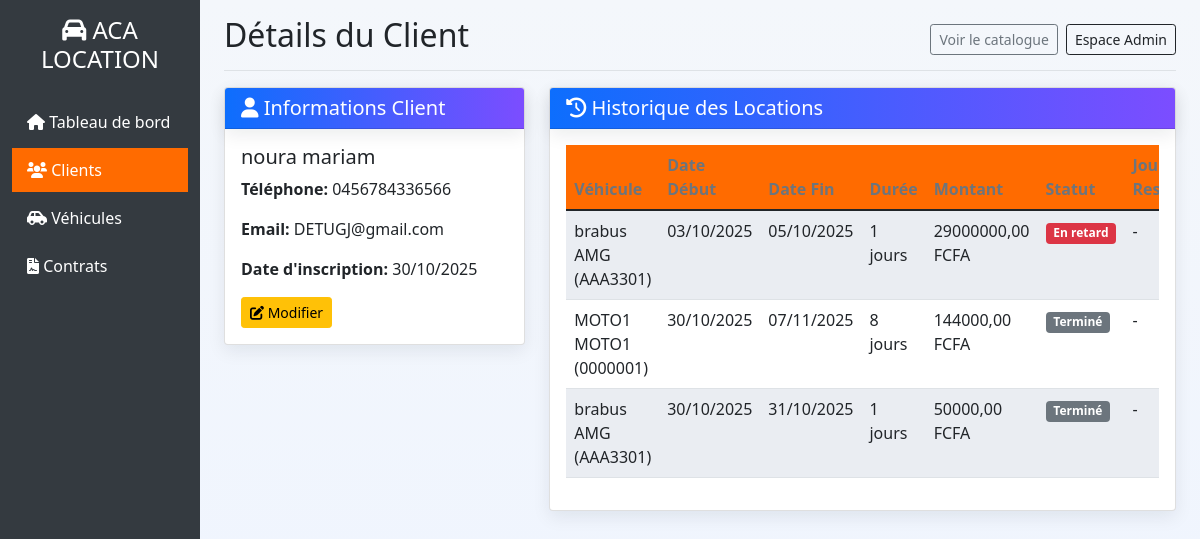
The page /client/detail/3/ on the database its author committed.
### gestion/models.py (models this page shows, shortened)
class Client(models.Model):
    nom = models.CharField(max_length=100)
    prenom = models.CharField(max_length=100)
    telephone = models.CharField(max_length=20)
    email = models.EmailField(blank=True, null=True)
    date_creation = models.DateTimeField(auto_now_add=True)
    def historique_contrats(self):
        return self.contrat_set.all().order_by('-date_creation')
    class Meta:
        verbose_name = "Client"
        verbose_name_plural = "Clients"

class Contrat(models.Model):
    STATUT_CHOICES = [
        ('actif', 'Actif'),
        ('termine', 'Terminé'),
        ('en_retard', 'En retard'),
        ('rompu', 'Rompu'),
    ]
    MODE_PAIEMENT = [
        ('carte', 'Carte bancaire'),
        ('virement', 'Virement'),
        ('especes', 'Espèces'),
        ('cheque', 'Chèque'),
        ('mobile', 'Paiement mobile'),
    ]
    client = models.ForeignKey(Client, on_delete=models.CASCADE)
    vehicule = models.ForeignKey(Vehicule, on_delete=models.CASCADE)
    date_creation = models.DateTimeField(auto_now_add=True)
    date_debut = models.DateField()
    date_fin = models.DateField(blank=True, null=True)
    nb_jours = models.IntegerField(validators=[MinValueValidator(1)])
    montant_total = models.DecimalField(max_digits=10, decimal_places=2, blank=True, null=True)
    statut = models.CharField(max_length=20, choices=STATUT_CHOICES, default='actif')
    mode_paiement = models.CharField(max_length=20, choices=MODE_PAIEMENT, default='especes')
    details_paiement = models.JSONField(blank=True, null=True)
    class Meta:
        verbose_name = "Contrat"
        verbose_name_plural = "Contrats"

class Vehicule(models.Model):
    TYPE_VEHICULE = [
        ('voiture', 'Voiture'),
        ('moto', 'Moto'),
    ]
    type_vehicule = models.CharField(max_length=20, choices=TYPE_VEHICULE)
    marque = models.CharField(max_length=100)
    modele = models.CharField(max_length=100)
    annee = models.IntegerField()
    immatriculation = models.CharField(max_length=20, unique=True)
    prix_journalier = models.DecimalField(max_digits=10, decimal_places=2, validators=[MinValueValidator(0)])
    cylindree = models.IntegerField(blank=True, null=True)
    nombre_portes = models.IntegerField(blank=True, null=True)
    disponible = models.BooleanField(default=True)
    image = models.ImageField(upload_to='vehicules/', blank=True, null=True)
    date_ajout = models.DateTimeField(auto_now_add=True)
    def __str__(self):
        return f"{self.marque} {self.modele} ({self.immatriculation})"
    class Meta:
        verbose_name = "Véhicule"
        verbose_name_plural = "Véhicules"
        ordering = ['-date_ajout']
    class Meta:
        verbose_name = "Véhicule"
        verbose_name_plural = "Véhicules"

### gestion/views.py (the view)
# urls.py: path('client/detail/<int:id>/', views.detail_client, name='detail_client'),
def detail_client(request, id):
    client = get_object_or_404(Client, id=id)
    contrats = client.historique_contrats()
    return render(request, 'gestion/client/details.html', {'client': client, 'contrats': contrats})

### gestion/templates/gestion/client/details.html
{% extends 'gestion/base.html' %}
{% block page_title %}Détails du Client{% endblock %}
{% block content %}
<div class="row">
    <div class="col-md-4">
        <div class="card">
            <div class="card-header bg-primary-custom text-white">
                <h5 class="mb-0"><i class="fas fa-user"></i> Informations Client</h5>
            </div>
            <div class="card-body">
                <h5>{{ client.prenom }} {{ client.nom }}</h5>
                <p><strong>Téléphone:</strong> {{ client.telephone }}</p>
                <p><strong>Email:</strong> {{ client.email|default:"Non renseigné" }}</p>
                <p><strong>Date d'inscription:</strong> {{ client.date_creation|date:"d/m/Y" }}</p>
                <div class="mt-3">
                    <a href="{% url 'modifier_client' client.id %}" class="btn btn-warning btn-sm">
                        <i class="fas fa-edit"></i> Modifier
                    </a>
                </div>
            </div>
        </div>
    </div>
    <div class="col-md-8">
        <div class="card">
            <div class="card-header bg-primary-custom text-white">
                <h5 class="mb-0"><i class="fas fa-history"></i> Historique des Locations</h5>
            </div>
            <div class="card-body">
                {% if contrats %}
                <div class="table-responsive">
                    <table class="table table-striped">
                        <thead>
                            <tr>
                                <th>Véhicule</th>
                                <th>Date Début</th>
                                <th>Date Fin</th>
                                <th>Durée</th>
                                <th>Montant</th>
                                <th>Statut</th>
                                <th>Jours Restants</th>
                            </tr>
                        </thead>
                        <tbody>
                            {% for contrat in contrats %}
                            <tr>
                                <td>{{ contrat.vehicule }}</td>
                                <td>{{ contrat.date_debut|date:"d/m/Y" }}</td>
                                <td>{{ contrat.date_fin|date:"d/m/Y" }}</td>
                                <td>{{ contrat.nb_jours }} jours</td>
                                <td>{{ contrat.montant_total }} FCFA</td>
                                <td>
                                    <span class="badge bg-{% if contrat.statut == 'actif' %}success{% elif contrat.statut == 'en_retard' %}danger{% else %}secondary{% endif %}">
                                        {{ contrat.get_statut_display }}
                                    </span>
                                </td>
                                <td>
                                    {% if contrat.statut == 'actif' %}
                                        {{ contrat.jours_restants }}
                                    {% else %}
                                        -
                                    {% endif %}
                                </td>
                            </tr>
                            {% endfor %}
                        </tbody>
                    </table>
                </div>
                {% else %}
                <p class="text-muted">Aucun contrat pour ce client</p>
                {% endif %}
            </div>
        </div>
    </div>
</div>
{% endblock %}

### static/css/theme.css (style rules this page uses)
:root { --primary: #0d6efd; --accent: #7c4dff; --muted: #6c757d; --bg: #f4f7fb; --card: #ffffff; --success: #198754; --danger: #dc3545; --radius: 12px; --shadow: 0 6px 18px rgba(16,24,40,0.08); --glass: rgba(255,255,255,0.6); --glass-border: rgba(124,77,255,0.08); }
body { background: linear-gradient(180deg, var(--bg), #eef4ff); color: #162447; font-family: "Inter", system-ui, -apple-system, "Segoe UI", Roboto, "Helvetica Neue", Arial; -webkit-font-smoothing: antialiased; -moz-osx-font-smoothing: grayscale; padding-bottom: 40px; }
.navbar, .card-header { background: linear-gradient(90deg, var(--primary), var(--accent)); color: white !important; border-radius: 8px; box-shadow: var(--shadow); }
.card { border: none; border-radius: var(--radius); background: var(--card); box-shadow: var(--shadow); }
.table thead th { border-bottom: none; color: var(--muted); }
.table-striped tbody tr:nth-of-type(odd) { background-color: rgba(13,110,253,0.03); }

### gestion/templates/gestion/base.html (style rules this page uses)
:root { --primary-color: #ff6b00; --primary-dark: #e55a00; --light-bg: #f8f9fa; }
.bg-primary-custom { background-color: var(--primary-color) !important; }
.table th { background-color: var(--primary-color); color: white; }

### rows shown on the page
Client: prenom "noura", nom "mariam", telephone "0456784336566", email "DETUGJ@gmail.com", date_creation "30/10/2025"
Contrat: vehicule "brabus AMG (AAA3301)", date_debut "03/10/2025", date_fin "05/10/2025", nb_jours "1", montant_total "29000000,00", statut "En retard"
Contrat: vehicule "MOTO1 MOTO1 (0000001)", date_debut "30/10/2025", date_fin "07/11/2025", nb_jours "8", montant_total "144000,00", statut "Terminé"
Contrat: vehicule "brabus AMG (AAA3301)", date_debut "30/10/2025", date_fin "31/10/2025", nb_jours "1", montant_total "50000,00", statut "Terminé"
